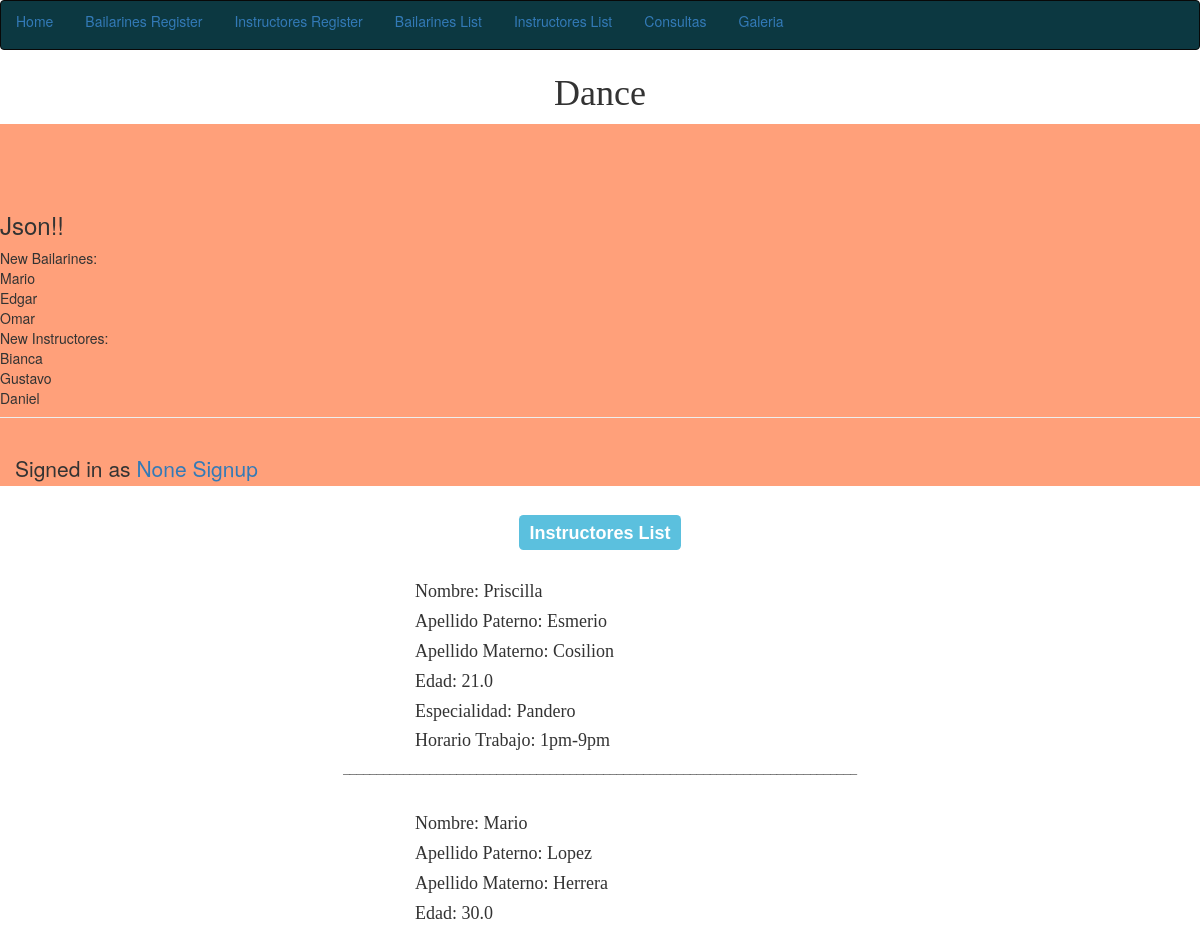
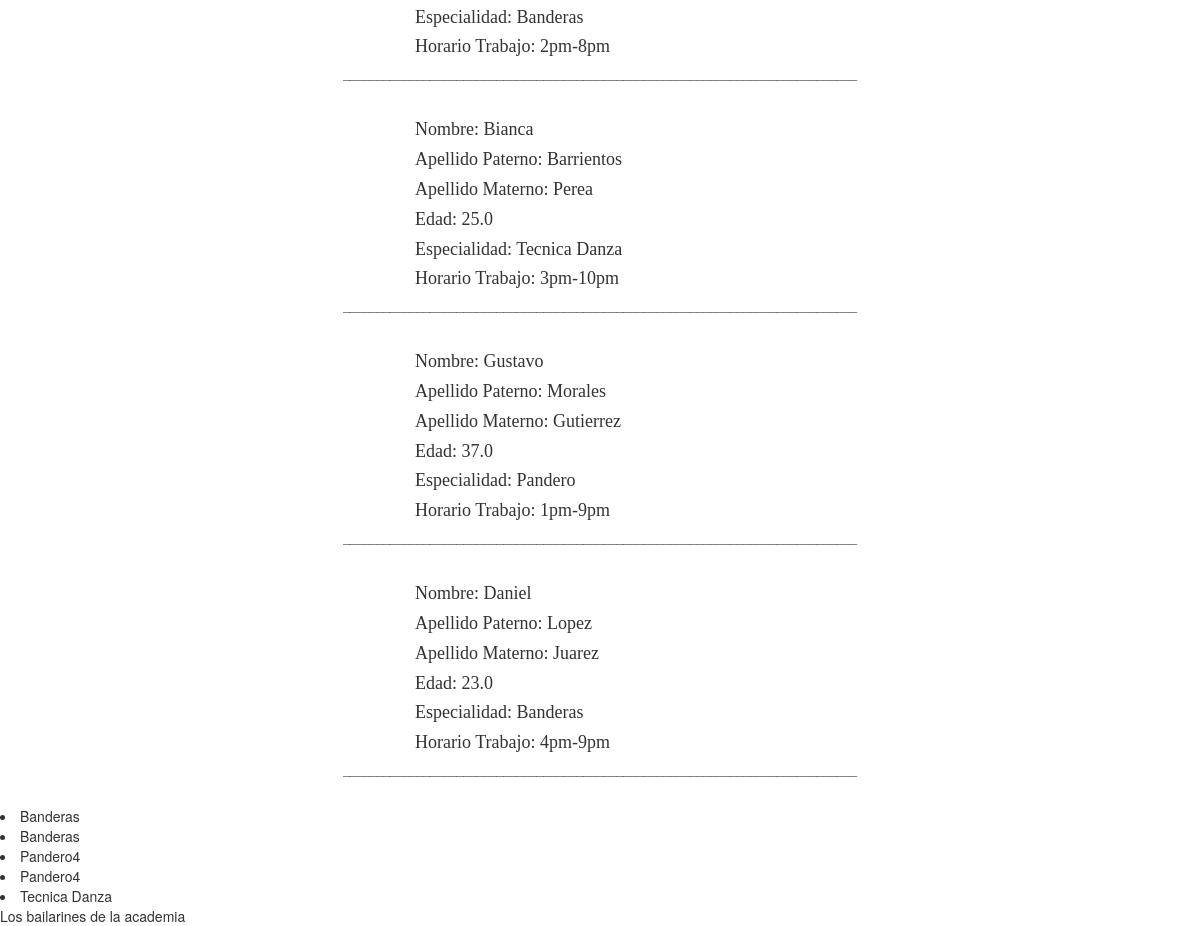
Screenshot of /list_instructores/ with the database file from the repository (2 pictures, top to bottom).
### bases/models.py (models this page shows, shortened)
class Instructor_danza(models.Model):
	nombre = models.CharField(max_length=20)
	apellido_paterno = models.CharField(max_length=20)
	apellido_materno = models.CharField(max_length=20)
	edad = models.FloatField()
	especialidad = models.CharField(max_length=25)
	horario_trabajo = models.CharField(max_length=10)
	image_ins = models.ImageField(upload_to='Ins_Image', blank=True)
	bailarin = models.ManyToManyField(Bailarines)
	id = models.IntegerField(primary_key=True)

class Bailarines(models.Model):
	nombre_bailarin = models.CharField(max_length=20)
	apellido_paterno_bailarin = models.CharField(max_length=20)
	apellido_materno_bailarin = models.CharField(max_length=20)
	edad_bailarin = models.IntegerField()
	curso = models.CharField(max_length=25)
	horario_ensayo = models.CharField(max_length=10)
	image_bailarin = models.ImageField(upload_to='Bailarines_Image', blank=True)
	Instructor_danza = models.CharField(max_length=60)
	id = models.IntegerField(primary_key=True)
	manager= BailarinesQuerySet.as_manager()
	def curso_pandero(self):
		if self.curso=='Banderas':
			return True
		else:
			return False
		curso_pandero.boolean=True
	curso_pandero.short_description='Nivel Avanzado'

### bases/views.py (the view)
# urls.py: url(r'^list_instructores/$', instructores_list, name = 'instructores_list'),
def instructores_list(request):
	i = Instructor_danza.objects.all ()
	form = Instructores_form(request.POST or None)
	return render (request, 'instructores_list.html', {'list' :i, 'form' :form})

### bases/processors.py (called while the page is built)
def  bailarines_proces(request):
	bailarines_items = 'Los bailarines de la academia'
	return {'BAILARINES_ITEMS': bailarines_items}

### bases/templatetags/tags.py (called while the page is built)
@register.inclusion_tag('tags.html')
def firstTAG():
	M1=Bailarines.manager.all().order_by('curso')
	return {'var1':M1}

### templates/instructores_list.html (shortened to what this page needs)
{% extends 'base.html' %}
{% load tags %}
{% block content %}
<h3><center><span class="label label-info"><FONT FACE="arial">Instructores List</FONT></span></center></h3>
<br>
	{% for item in list %}
	<FONT FACE="Century Schoolbook L">
	<span class="col-md-4 col-sm-offset-4" enctype="multipart/form-data">
		<h4>Nombre: {{ item.nombre}}</h4>
		<h4>Apellido Paterno:  {{ item.apellido_paterno}}</h4>
		<h4>Apellido Materno:  {{ item.apellido_materno}}</h4>
		<h4>Edad:  {{ item.edad}} </h4>
		<h4>Especialidad:  {{ item.especialidad}} </h4>
		<h4>Horario Trabajo:  {{ item.horario_trabajo}}</h4></FONT>
		<h6><center>_____________________________________________________________________________</center></h6>
		<br>
	{% endfor %}
{% firstTAG %}
{{ BAILARINES_ITEMS}}
{% endblock %}

### templates/base.html (shortened to what this page needs)
{% load staticfiles %}
{% load static %}
<!DOCTYPE html>
<html>
	<head>
		<link rel="stylesheet" type="text/css" href="/static/css/bootstrap.css" />
	</head>
	<body >
	<nav style="background:#0C3841"  class="navbar navbar-inverse">
<ul  class="nav nav-pills">
<li role="presentation"  ><a href="/">Home</a></li>
<li role="presentation"><a href="/register_bailarines2">Bailarines Register</a></li>
<li role="presentation"><a href="/instructores_register2">Instructores Register</a></li>
<li role="presentation"><a href="/list_bailarines">Bailarines List</a></li>
<li role="presentation"><a href="/list_instructores">Instructores List</a></li>
<li role="presentation"><a href="/ConsultasG">Consultas</a></li>
<li role="presentation"><a href="/Galeria">Galeria</a></li>
</ul>
</nav>
 			<h1><CENTER><FONT FACE="times">Dance</FONT></CENTER></h1>
<div style="background:#FFA07A" class="jumbotron">
		<div class="page-header">
		<h3>Json!!</h3>
		<ul class="nav nav-list" id="NewBailarines">
		<li class="nav-header">New Bailarines:</li>
		</ul>
		<ul class="nav nav-list" id="NewInstructores">
		<li class="nav-header">New Instructores:</li>
	</div>
		{%  if user.is_authenticated %}
			<h8><p class="navbar-text navbar-right">Signed in as <a href="#" class="navbar-link">{{user.username}}</a><a href="/salir/"> Logout</a>
			</p></h8>
			{% else %}
			<h8><p class="navbar-text navbar-center">Signed in as <a href="#" class="navbar-link">None</a> <a href="/sigup/" class="navbar-link">Signup</a>
			</p></h8>
			{% endif %}
</div>
{% block content %}{% endblock %}
	</body>
</html>

### templates/tags.html
{% for item in var1 %}
<li> {{ item.curso }}</li>
{% endfor %}

### rows the page displays
Instructor_danza: nombre "Priscilla", apellido_paterno "Esmerio", apellido_materno "Cosilion", edad "21.0", especialidad "Pandero", horario_trabajo "1pm-9pm"
Instructor_danza: nombre "Mario", apellido_paterno "Lopez", apellido_materno "Herrera", edad "30.0", especialidad "Banderas", horario_trabajo "2pm-8pm"
Instructor_danza: nombre "Bianca", apellido_paterno "Barrientos", apellido_materno "Perea", edad "25.0", especialidad "Tecnica Danza", horario_trabajo "3pm-10pm"
Instructor_danza: nombre "Gustavo", apellido_paterno "Morales", apellido_materno "Gutierrez", edad "37.0", especialidad "Pandero", horario_trabajo "1pm-9pm"
Instructor_danza: nombre "Daniel", apellido_paterno "Lopez", apellido_materno "Juarez", edad "23.0", especialidad "Banderas", horario_trabajo "4pm-9pm"
Bailarines: curso "Banderas"
Bailarines: curso "Banderas"
Bailarines: curso "Pandero4"
Bailarines: curso "Pandero4"
Bailarines: curso "Tecnica Danza"

### other values shown
{{ BAILARINES_ITEMS }} "Los bailarines de la academia"
